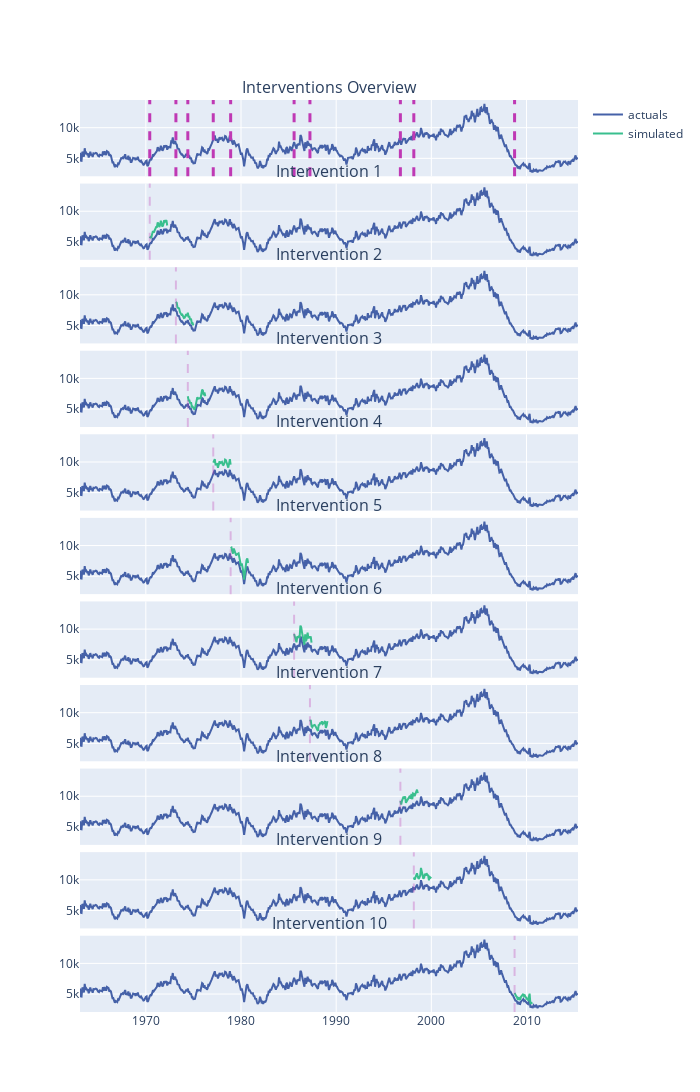

This figure's notebook cell:
### Code cell
fig = evaluator.plot_interventions()
fig.update_layout(width=700, height=2900)
fig.write_html("interventions.html")
fig

### Figure 1 — Plotly figure (JSON) as saved in the notebook; plotly's stock layout.template omitted (floating-point values rounded to 4 significant figures; data arrays with more than 128 entries replaced by an {"elided": "..."} marker saying what was removed)
{"data": [{"line": {"color": "#4561a8"}, "mode": "lines", "name": "actuals", "type": "scatter", "x": {"elided": "629 str values"}, "xaxis": "x", "y": {"elided": "629 int values"}, "yaxis": "y"}, {"line": {"color": "#4561a8"}, "mode": "lines", "name": "actuals", "showlegend": false, "type": "scatter", "x": {"elided": "629 str values"}, "xaxis": "x2", "y": {"elided": "629 int values"}, "yaxis": "y2"}, {"line": {"color": "#39bf8e"}, "mode": "lines", "name": "simulated", "showlegend": true, "type": "scatter", "x": {"elided": "144 str values"}, "xaxis": "x2", "y": {"elided": "144 int values"}, "yaxis": "y2"}, {"line": {"color": "#4561a8"}, "mode": "lines", "name": "actuals", "showlegend": false, "type": "scatter", "x": {"elided": "629 str values"}, "xaxis": "x3", "y": {"elided": "629 int values"}, "yaxis": "y3"}, {"line": {"color": "#39bf8e"}, "mode": "lines", "name": "simulated", "showlegend": false, "type": "scatter", "x": {"elided": "144 str values"}, "xaxis": "x3", "y": {"elided": "144 int values"}, "yaxis": "y3"}, {"line": {"color": "#4561a8"}, "mode": "lines", "name": "actuals", "showlegend": false, "type": "scatter", "x": {"elided": "629 str values"}, "xaxis": "x4", "y": {"elided": "629 int values"}, "yaxis": "y4"}, {"line": {"color": "#39bf8e"}, "mode": "lines", "name": "simulated", "showlegend": false, "type": "scatter", "x": {"elided": "144 str values"}, "xaxis": "x4", "y": {"elided": "144 int values"}, "yaxis": "y4"}, {"line": {"color": "#4561a8"}, "mode": "lines", "name": "actuals", "showlegend": false, "type": "scatter", "x": {"elided": "629 str values"}, "xaxis": "x5", "y": {"elided": "629 int values"}, "yaxis": "y5"}, {"line": {"color": "#39bf8e"}, "mode": "lines", "name": "simulated", "showlegend": false, "type": "scatter", "x": {"elided": "144 str values"}, "xaxis": "x5", "y": {"elided": "144 int values"}, "yaxis": "y5"}, {"line": {"color": "#4561a8"}, "mode": "lines", "name": "actuals", "showlegend": false, "type": "scatter", "x": {"elided": "629 str values"}, "xaxis": "x6", "y": {"elided": "629 int values"}, "yaxis": "y6"}, {"line": {"color": "#39bf8e"}, "mode": "lines", "name": "simulated", "showlegend": false, "type": "scatter", "x": {"elided": "144 str values"}, "xaxis": "x6", "y": {"elided": "144 int values"}, "yaxis": "y6"}, {"line": {"color": "#4561a8"}, "mode": "lines", "name": "actuals", "showlegend": false, "type": "scatter", "x": {"elided": "629 str values"}, "xaxis": "x7", "y": {"elided": "629 int values"}, "yaxis": "y7"}, {"line": {"color": "#39bf8e"}, "mode": "lines", "name": "simulated", "showlegend": false, "type": "scatter", "x": {"elided": "144 str values"}, "xaxis": "x7", "y": {"elided": "144 int values"}, "yaxis": "y7"}, {"line": {"color": "#4561a8"}, "mode": "lines", "name": "actuals", "showlegend": false, "type": "scatter", "x": {"elided": "629 str values"}, "xaxis": "x8", "y": {"elided": "629 int values"}, "yaxis": "y8"}, {"line": {"color": "#39bf8e"}, "mode": "lines", "name": "simulated", "showlegend": false, "type": "scatter", "x": {"elided": "144 str values"}, "xaxis": "x8", "y": {"elided": "144 int values"}, "yaxis": "y8"}, {"line": {"color": "#4561a8"}, "mode": "lines", "name": "actuals", "showlegend": false, "type": "scatter", "x": {"elided": "629 str values"}, "xaxis": "x9", "y": {"elided": "629 int values"}, "yaxis": "y9"}, {"line": {"color": "#39bf8e"}, "mode": "lines", "name": "simulated", "showlegend": false, "type": "scatter", "x": {"elided": "144 str values"}, "xaxis": "x9", "y": {"elided": "144 int values"}, "yaxis": "y9"}, {"line": {"color": "#4561a8"}, "mode": "lines", "name": "actuals", "showlegend": false, "type": "scatter", "x": {"elided": "629 str values"}, "xaxis": "x10", "y": {"elided": "629 int values"}, "yaxis": "y10"}, {"line": {"color": "#39bf8e"}, "mode": "lines", "name": "simulated", "showlegend": false, "type": "scatter", "x": {"elided": "144 str values"}, "xaxis": "x10", "y": {"elided": "144 int values"}, "yaxis": "y10"}, {"line": {"color": "#4561a8"}, "mode": "lines", "name": "actuals", "showlegend": false, "type": "scatter", "x": {"elided": "629 str values"}, "xaxis": "x11", "y": {"elided": "629 int values"}, "yaxis": "y11"}, {"line": {"color": "#39bf8e"}, "mode": "lines", "name": "simulated", "showlegend": false, "type": "scatter", "x": {"elided": "144 str values"}, "xaxis": "x11", "y": {"elided": "144 int values"}, "yaxis": "y11"}], "layout": {"annotations": [{"font": {"size": 16}, "showarrow": false, "text": "Interventions Overview", "x": 0.5, "xanchor": "center", "xref": "paper", "y": 1.0, "yanchor": "bottom", "yref": "paper"}, {"font": {"size": 16}, "showarrow": false, "text": "Intervention 1", "x": 0.5, "xanchor": "center", "xref": "paper", "y": 0.9084, "yanchor": "bottom", "yref": "paper"}, {"font": {"size": 16}, "showarrow": false, "text": "Intervention 2", "x": 0.5, "xanchor": "center", "xref": "paper", "y": 0.8167, "yanchor": "bottom", "yref": "paper"}, {"font": {"size": 16}, "showarrow": false, "text": "Intervention 3", "x": 0.5, "xanchor": "center", "xref": "paper", "y": 0.7251, "yanchor": "bottom", "yref": "paper"}, {"font": {"size": 16}, "showarrow": false, "text": "Intervention 4", "x": 0.5, "xanchor": "center", "xref": "paper", "y": 0.6335, "yanchor": "bottom", "yref": "paper"}, {"font": {"size": 16}, "showarrow": false, "text": "Intervention 5", "x": 0.5, "xanchor": "center", "xref": "paper", "y": 0.5418, "yanchor": "bottom", "yref": "paper"}, {"font": {"size": 16}, "showarrow": false, "text": "Intervention 6", "x": 0.5, "xanchor": "center", "xref": "paper", "y": 0.4502, "yanchor": "bottom", "yref": "paper"}, {"font": {"size": 16}, "showarrow": false, "text": "Intervention 7", "x": 0.5, "xanchor": "center", "xref": "paper", "y": 0.3585, "yanchor": "bottom", "yref": "paper"}, {"font": {"size": 16}, "showarrow": false, "text": "Intervention 8", "x": 0.5, "xanchor": "center", "xref": "paper", "y": 0.2669, "yanchor": "bottom", "yref": "paper"}, {"font": {"size": 16}, "showarrow": false, "text": "Intervention 9", "x": 0.5, "xanchor": "center", "xref": "paper", "y": 0.1753, "yanchor": "bottom", "yref": "paper"}, {"font": {"size": 16}, "showarrow": false, "text": "Intervention 10", "x": 0.5, "xanchor": "center", "xref": "paper", "y": 0.08364, "yanchor": "bottom", "yref": "paper"}], "height": 2900, "shapes": [{"line": {"color": "#bf39b4", "dash": "dash", "width": 3}, "name": "intervention 1970-05-31 00:00:00", "type": "line", "x0": "1970-05-31T00:00:00", "x1": "1970-05-31T00:00:00", "xref": "x", "y0": 0, "y1": 1, "yref": "y domain"}, {"line": {"color": "#bf39b4", "dash": "dash", "width": 3}, "name": "intervention 1973-02-28 00:00:00", "type": "line", "x0": "1973-02-28T00:00:00", "x1": "1973-02-28T00:00:00", "xref": "x", "y0": 0, "y1": 1, "yref": "y domain"}, {"line": {"color": "#bf39b4", "dash": "dash", "width": 3}, "name": "intervention 1974-05-31 00:00:00", "type": "line", "x0": "1974-05-31T00:00:00", "x1": "1974-05-31T00:00:00", "xref": "x", "y0": 0, "y1": 1, "yref": "y domain"}, {"line": {"color": "#bf39b4", "dash": "dash", "width": 3}, "name": "intervention 1977-01-31 00:00:00", "type": "line", "x0": "1977-01-31T00:00:00", "x1": "1977-01-31T00:00:00", "xref": "x", "y0": 0, "y1": 1, "yref": "y domain"}, {"line": {"color": "#bf39b4", "dash": "dash", "width": 3}, "name": "intervention 1978-11-30 00:00:00", "type": "line", "x0": "1978-11-30T00:00:00", "x1": "1978-11-30T00:00:00", "xref": "x", "y0": 0, "y1": 1, "yref": "y domain"}, {"line": {"color": "#bf39b4", "dash": "dash", "width": 3}, "name": "intervention 1985-07-31 00:00:00", "type": "line", "x0": "1985-07-31T00:00:00", "x1": "1985-07-31T00:00:00", "xref": "x", "y0": 0, "y1": 1, "yref": "y domain"}, {"line": {"color": "#bf39b4", "dash": "dash", "width": 3}, "name": "intervention 1987-03-31 00:00:00", "type": "line", "x0": "1987-03-31T00:00:00", "x1": "1987-03-31T00:00:00", "xref": "x", "y0": 0, "y1": 1, "yref": "y domain"}, {"line": {"color": "#bf39b4", "dash": "dash", "width": 3}, "name": "intervention 1996-09-30 00:00:00", "type": "line", "x0": "1996-09-30T00:00:00", "x1": "1996-09-30T00:00:00", "xref": "x", "y0": 0, "y1": 1, "yref": "y domain"}, {"line": {"color": "#bf39b4", "dash": "dash", "width": 3}, "name": "intervention 1998-02-28 00:00:00", "type": "line", "x0": "1998-02-28T00:00:00", "x1": "1998-02-28T00:00:00", "xref": "x", "y0": 0, "y1": 1, "yref": "y domain"}, {"line": {"color": "#bf39b4", "dash": "dash", "width": 3}, "name": "intervention 2008-09-30 00:00:00", "type": "line", "x0": "2008-09-30T00:00:00", "x1": "2008-09-30T00:00:00", "xref": "x", "y0": 0, "y1": 1, "yref": "y domain"}, {"line": {"color": "#bf39b4", "dash": "dash", "width": 2}, "name": "intervention 1970-05-31", "opacity": 0.3, "type": "line", "x0": "1970-05-31T00:00:00", "x1": "1970-05-31T00:00:00", "xref": "x2", "y0": 0, "y1": 1, "yref": "y2 domain"}, {"line": {"color": "#bf39b4", "dash": "dash", "width": 2}, "name": "intervention 1973-02-28", "opacity": 0.3, "type": "line", "x0": "1973-02-28T00:00:00", "x1": "1973-02-28T00:00:00", "xref": "x3", "y0": 0, "y1": 1, "yref": "y3 domain"}, {"line": {"color": "#bf39b4", "dash": "dash", "width": 2}, "name": "intervention 1974-05-31", "opacity": 0.3, "type": "line", "x0": "1974-05-31T00:00:00", "x1": "1974-05-31T00:00:00", "xref": "x4", "y0": 0, "y1": 1, "yref": "y4 domain"}, {"line": {"color": "#bf39b4", "dash": "dash", "width": 2}, "name": "intervention 1977-01-31", "opacity": 0.3, "type": "line", "x0": "1977-01-31T00:00:00", "x1": "1977-01-31T00:00:00", "xref": "x5", "y0": 0, "y1": 1, "yref": "y5 domain"}, {"line": {"color": "#bf39b4", "dash": "dash", "width": 2}, "name": "intervention 1978-11-30", "opacity": 0.3, "type": "line", "x0": "1978-11-30T00:00:00", "x1": "1978-11-30T00:00:00", "xref": "x6", "y0": 0, "y1": 1, "yref": "y6 domain"}, {"line": {"color": "#bf39b4", "dash": "dash", "width": 2}, "name": "intervention 1985-07-31", "opacity": 0.3, "type": "line", "x0": "1985-07-31T00:00:00", "x1": "1985-07-31T00:00:00", "xref": "x7", "y0": 0, "y1": 1, "yref": "y7 domain"}, {"line": {"color": "#bf39b4", "dash": "dash", "width": 2}, "name": "intervention 1987-03-31", "opacity": 0.3, "type": "line", "x0": "1987-03-31T00:00:00", "x1": "1987-03-31T00:00:00", "xref": "x8", "y0": 0, "y1": 1, "yref": "y8 domain"}, {"line": {"color": "#bf39b4", "dash": "dash", "width": 2}, "name": "intervention 1996-09-30", "opacity": 0.3, "type": "line", "x0": "1996-09-30T00:00:00", "x1": "1996-09-30T00:00:00", "xref": "x9", "y0": 0, "y1": 1, "yref": "y9 domain"}, {"line": {"color": "#bf39b4", "dash": "dash", "width": 2}, "name": "intervention 1998-02-28", "opacity": 0.3, "type": "line", "x0": "1998-02-28T00:00:00", "x1": "1998-02-28T00:00:00", "xref": "x10", "y0": 0, "y1": 1, "yref": "y10 domain"}, {"line": {"color": "#bf39b4", "dash": "dash", "width": 2}, "name": "intervention 2008-09-30", "opacity": 0.3, "type": "line", "x0": "2008-09-30T00:00:00", "x1": "2008-09-30T00:00:00", "xref": "x11", "y0": 0, "y1": 1, "yref": "y11 domain"}], "width": 700, "xaxis": {"anchor": "y", "domain": [0, 1], "matches": "x11", "showticklabels": false}, "xaxis10": {"anchor": "y10", "domain": [0, 1], "matches": "x11", "showticklabels": false}, "xaxis11": {"anchor": "y11", "domain": [0, 1]}, "xaxis2": {"anchor": "y2", "domain": [0, 1], "matches": "x11", "showticklabels": false}, "xaxis3": {"anchor": "y3", "domain": [0, 1], "matches": "x11", "showticklabels": false}, "xaxis4": {"anchor": "y4", "domain": [0, 1], "matches": "x11", "showticklabels": false}, "xaxis5": {"anchor": "y5", "domain": [0, 1], "matches": "x11", "showticklabels": false}, "xaxis6": {"anchor": "y6", "domain": [0, 1], "matches": "x11", "showticklabels": false}, "xaxis7": {"anchor": "y7", "domain": [0, 1], "matches": "x11", "showticklabels": false}, "xaxis8": {"anchor": "y8", "domain": [0, 1], "matches": "x11", "showticklabels": false}, "xaxis9": {"anchor": "y9", "domain": [0, 1], "matches": "x11", "showticklabels": false}, "yaxis": {"anchor": "x", "domain": [0.9164, 1.0]}, "yaxis10": {"anchor": "x10", "domain": [0.09164, 0.1753]}, "yaxis11": {"anchor": "x11", "domain": [0, 0.08364]}, "yaxis2": {"anchor": "x2", "domain": [0.8247, 0.9084]}, "yaxis3": {"anchor": "x3", "domain": [0.7331, 0.8167]}, "yaxis4": {"anchor": "x4", "domain": [0.6415, 0.7251]}, "yaxis5": {"anchor": "x5", "domain": [0.5498, 0.6335]}, "yaxis6": {"anchor": "x6", "domain": [0.4582, 0.5418]}, "yaxis7": {"anchor": "x7", "domain": [0.3665, 0.4502]}, "yaxis8": {"anchor": "x8", "domain": [0.2749, 0.3585]}, "yaxis9": {"anchor": "x9", "domain": [0.1833, 0.2669]}}}
